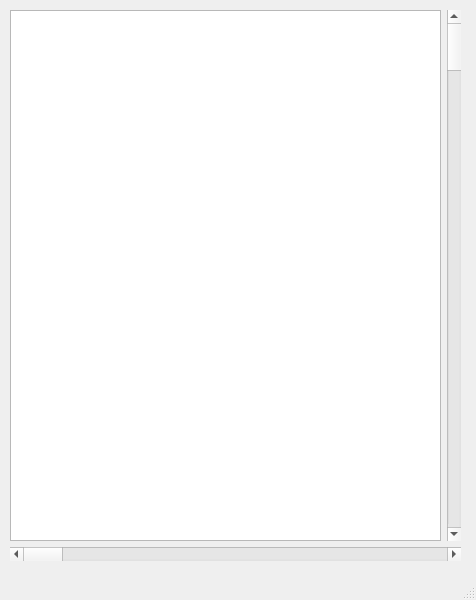
<?xml version="1.0" encoding="UTF-8"?>
<ui version="4.0">
 <class>DataInfo</class>
 <widget class="QMainWindow" name="DataInfo">
  <property name="geometry">
   <rect>
    <x>0</x>
    <y>0</y>
    <width>476</width>
    <height>600</height>
   </rect>
  </property>
  <property name="windowTitle">
   <string>Data Information</string>
  </property>
  <widget class="QWidget" name="centralwidget">
   <widget class="QWidget" name="">
    <property name="geometry">
     <rect>
      <x>10</x>
      <y>10</y>
      <width>451</width>
      <height>551</height>
     </rect>
    </property>
    <layout class="QVBoxLayout" name="verticalLayout">
     <item>
      <layout class="QHBoxLayout" name="horizontalLayout">
       <item>
        <widget class="QTextBrowser" name="textB_data"/>
       </item>
       <item>
        <widget class="QScrollBar" name="verticalScrollBar">
         <property name="orientation">
          <enum>Qt::Vertical</enum>
         </property>
        </widget>
       </item>
      </layout>
     </item>
     <item>
      <widget class="QScrollBar" name="horizontalScrollBar">
       <property name="orientation">
        <enum>Qt::Horizontal</enum>
       </property>
      </widget>
     </item>
    </layout>
   </widget>
  </widget>
  <widget class="QStatusBar" name="statusbar"/>
 </widget>
 <resources/>
 <connections/>
</ui>
